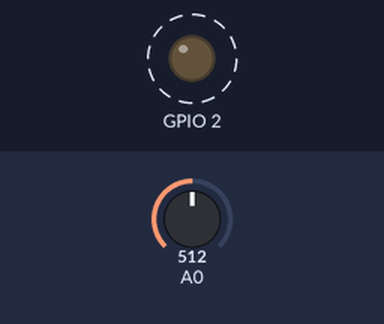
Bench run of a program on a simulated ESP8266 (NodeMCU). Parts: output pins drawn as LEDs (lit = HIGH). Dashed ring = blinking. Inputs (shaded band) come from the test bench; at power-on: A0 = 512. What the program prints to the serial monitor is not drawn.

Above: at 0.5 s.
Timing chart, 0 to 4.6 s (numbered marks = the images above):
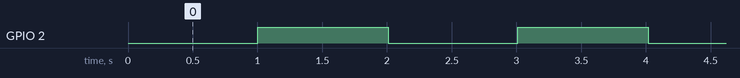

The program:

main.cpp
```cpp
#include <Arduino.h>
unsigned long timer = 0;

void setup() {
  Serial.begin(115200);
  pinMode(2, OUTPUT);
}

void loop() {

  if (millis() - timer > 2000) {
    digitalWrite(2, LOW);
    timer = millis();
  }
  else if (millis() - timer > 1000) {
    digitalWrite(2, HIGH);
  }


  int sensorValue = analogRead(A0);
  Serial.println(sensorValue);
  delay(10);
}
```

Measured:
- by itself, GPIO 2: alternates HIGH for 1.0 s and LOW for 1.0 s
